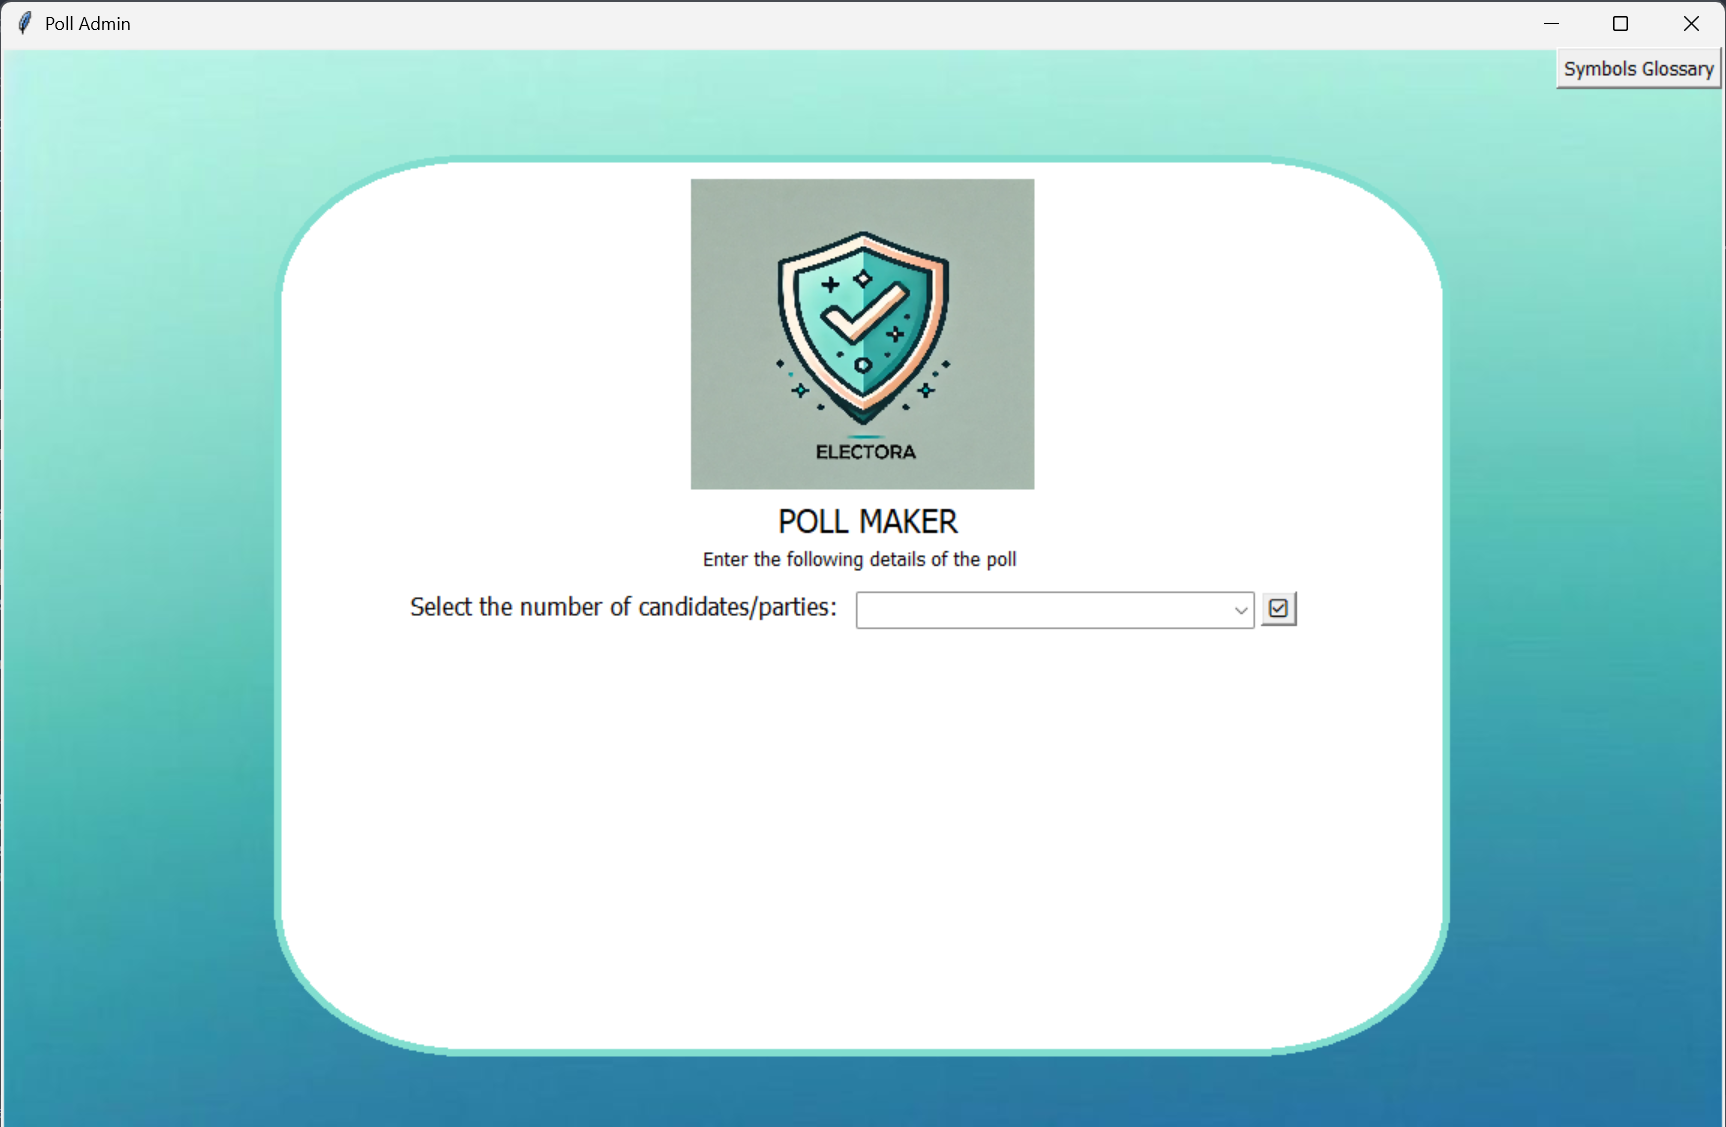

Generate this figure with Python:
from tkinter import *
from tkinter import messagebox
from tkinter import ttk
from tkinter import  Tk, Canvas
from PIL import Image, ImageTk
from tkinter import PhotoImage
import socket
import pickle
import os
import csv
from collections import Counter
import matplotlib.pyplot as plt
from matplotlib.backends.backend_tkagg import FigureCanvasTkAgg
import mysql.connector
import smtplib
from email.mime.multipart import MIMEMultipart
from email.mime.text import MIMEText
from email.mime.image import MIMEImage
import time
from datetime import date
import ssl
import threading

root = Tk()
root.geometry("1150x764")
root.title("Poll Admin")

no_of_candidates = StringVar()

images = ["♞ - KJP",
          "✪ - SAP",
          "✏ - PVP",
          "☎ - CCP",
          "❇ - PSP",
          "π - PPP",
          "ↂ - TFP",
          "≙ - ERM"]

image_vars = []
names = []

poll_time = "17:00"

def display_glossary():
  def remove():
    label.destroy()
    button.destroy()
    
  image = PhotoImage(file = "grid.png")
  
  label = Label(root, image = image, height = 190, width = 300)
  label.image = image
  label.place(x = 848, y = 30)

  button = Button(root, text = "⛝", command = remove, bg = "white")
  button.place(x = 1127, y = 30)

def end_poll(WINNER):
  if(WINNER is None or WINNER == [] or len(WINNER) == 0):
    message.showinfo("No winners","No winners have emerged from the poll. The poll administrator is advised to take appropriate steps to inform the voters accordingly.")
  else:
    if(len(WINNER) == 1):
      winner = WINNER[0]
    else:
      winner = WINNER

    text = f"""\
    This is to officially declare that {winner} has secured the highest number of votes and is hereby announced as the elected winner of the poll.
    We extend our sincere appreciation to all voters for their active participation and commitment to upholding democratic values.
    For records and verification, this result has been digitally signed and time-stamped by the Electoral Committee.
    © 2025 Electora Voting Authority. All rights reserved.
    """

    html = f"""
        <!DOCTYPE html>
        <html>
          <body style="margin: 0; padding: 0; font-family: Arial, sans-serif; background: none;">
            <div style="background-color: #ffffff; border-radius: 25px; width: 600px; margin: 40px auto; padding: 40px; box-shadow: 0 6px 25px rgba(0,0,0,0.15);">
              <div align="center" style="margin-bottom: 20px;">
                <img style="width: 150px; height: 150px; font-size: 150px" src="cid:LOGO" alt = "🛡️"/>
              </div>
              <div align="center" style="color: #0a3d62; font-size: 28px; font-weight: bold;">Electora Voting Authority</div>
              <div align="center" style="color: #34495e; font-size: 14px; margin-bottom: 20px;">Verified • Trusted • Safe</div>
              <hr style="border: none; height: 3px; background-color: #0a3d62; margin: 20px 0; border-radius: 5px;" />
              <div style="color: #2c3e50; font-size: 17px; line-height: 1.7;">
                <p>This is to officially declare that <strong>{winner}</strong> has secured the highest number of votes and is hereby announced as the elected winner of the poll.</p>
                <p style="color: #3498db; font-weight: bold;">We extend our sincere appreciation to all voters for their active participation and commitment to upholding democratic values.</p>
                <p style="color: #3498db; font-size: 15px; margin-top: 25px;">For records and verification, this result has been digitally signed and time-stamped by the Electoral Committee.</p>
                <p style="text-align: center; font-size: 12px; color: #555; margin-top: 30px; border-top: 1px solid #ccc; padding-top: 10px;">
                  © 2025 Electora Voting Authority. All rights reserved.
                </p>
              </div>
            </div>
          </body>
        </html>
        """
    
    def send_emails():
      connect = mysql.connector.connect(
        host = "localhost",
        user = "root",
        password = "<replace_with_your_sql_password>",
        database = "secure_vote_db"
      )

      if(connect.is_connected()):
        cursor = connect.cursor()
      
      cursor.execute("SELECT email FROM voters")
      emails = cursor.fetchall()
      print(emails)

      sender = "electora.securevote@gmail.com"
      subject = "Poll Results - "+str(date.today())
      smtp_server = "smtp.gmail.com"
      smtp_port = 587 
      password = "jhhe ehco wamv zqax"

      try:
        with smtplib.SMTP(smtp_server, smtp_port) as server:
          server.starttls()
          server.login(sender, password)

          for (receiver,) in emails:
            if "example.com" not in receiver:
              msg = MIMEMultipart("alternative")
              msg["From"] = sender
              msg["To"] = receiver
              msg["Subject"] = subject
              
              msg.attach(MIMEText(text, "plain"))
              msg.attach(MIMEText(html, "html"))

              with open('LOGO.png', 'rb') as img_file:
                img = MIMEImage(img_file.read())
                img.add_header('Content-ID', '<LOGO>')
                msg.attach(img)

              server.sendmail(sender, receiver, msg.as_string())
              
        root.after(0, lambda: messagebox.showinfo("✅","Results have been successfully sent via all Voter's Registered Emails"))
      except Exception as e:
        root.after(0, lambda: messagebox.showerror("Error", e))

    messagebox.showinfo("Sending","Sending the poll results to the Voters. This may take a moment.\n\nNote: Please do not close this window until you receive a confirmation message stating that all emails have been successfully sent. This process involves heavy network operations and may take some time. Temporary freezing or unresponsiveness is expected and does not indicate an error.")
    root.update() #Process any pending UI operations before sending emails
    threading.Thread(target = send_emails).start()

  try:
    server_host = "<replace_with_server_hostname>"
    server_port = <replace_with_server_port>

    client_socket = socket.socket(socket.AF_INET, socket.SOCK_STREAM)

    context = ssl.create_default_context()
    context.check_hostname = False
    context.verify_mode = ssl.CERT_NONE

    ssl_client_socket = context.wrap_socket(client_socket, server_hostname = server_host)
    ssl_client_socket.connect((server_host, server_port))
    message = {"poll_status":"ended"}
    ssl_client_socket.send(pickle.dumps(message))
    ssl_client_socket.close()
  except Exception as e:
    messagebox.showerror("Error sending Poll Status to Server",e)

def display_live_stats():
  global stats_window, canvas, anext

  stats_window = Toplevel(root)
  stats_window.title("Poll Live Stats")
  stats_window.geometry('1150x764')

  fig, ax = plt.subplots(figsize=(11, 6))
  canvas = FigureCanvasTkAgg(fig, master=stats_window)
  canvas.get_tk_widget().pack(pady=20)

  connect = mysql.connector.connect(
    host = "localhost",
    user = "root",
    password = "412356",
    database = "secure_vote_db"
  )

  if(connect.is_connected()):
    cursor = connect.cursor()
  
  cursor.execute("SELECT DISTINCT RIGHT(symbol, 3) from poll_info")
  all_parties = [row[0] for row in cursor.fetchall()]
  
  def refresh_graph():
        ax.clear()

        with open("vote_results.csv", "r") as file:
            reader = csv.reader(file)
            voted_parties = [row[0] for row in reader if row]

        # Count and draw updated stats
        vote_count = Counter(voted_parties) 
        
        votes = [vote_count.get(i, 0) for i in all_parties] 
        
        ax.bar(all_parties, votes, color="skyblue", width = 0.4)
        ax.set_xlabel("Party")
        ax.set_ylabel("Votes")
        ax.set_title("Live Election Vote Stats")
        ax.grid(axis='y', linestyle='--', alpha=0.7)

        canvas.draw()
        stats_window.after(2000, refresh_graph)

        if vote_count:
          max_votes = max(vote_count.values())
          winners = [name for name, count in vote_count.items() if count == max_votes]
        else:
          winners = []

        current_time = time.strftime("%H:%M")

        if(current_time < poll_time):
          cursor.close()
          connect.close()
          end_poll_button = Button(stats_window, text = "End Poll", font = ("Tahoma", 15), command = lambda: end_poll(winners))
          end_poll_button.place(x = 1060, y = 0)
        elif(current_time == poll_time):
          messagebox.showinfo("Time Up","The Poll has ended. Sending Results to Voters")
          end_poll(winners)
          stats_window.destroy()
        
  refresh_graph()
    
def send_to_server(poll_data):
  SERVER_HOSTNAME = "<replace_with_server_hostname>"
  SERVER_PORT = <replace_with_server_port>
  
  try:
    SERVER_IP = socket.gethostbyname(SERVER_HOSTNAME)
    client_socket = socket.socket(socket.AF_INET, socket.SOCK_STREAM)
    
    context = ssl.create_default_context()
    context.check_hostname = False
    context.verify_mode = ssl.CERT_NONE

    ssl_client_socket = context.wrap_socket(client_socket, server_hostname=SERVER_HOSTNAME)
    ssl_client_socket.connect((SERVER_IP, SERVER_PORT))

    data = pickle.dumps(poll_data)
    ssl_client_socket.sendall(data)
    ssl_client_socket.close()

    messagebox.showinfo("Success", "Poll submitted Successfully")
    
    current_time = time.strftime("%H:%M")
    if(current_time < poll_time):
      display_live_stats()
      root.withdraw()
    else:
      messagebox.showinfo("Time Exceeded","The live stats can only be viewed until 5:00pm IST\n\nNote: To retain poll information, please do not shut down or close the server. Doing so will result in the loss of all poll data.")
  except Exception as e:
    messagebox.showerror("Failed", f"Failed to connect to Server: {e}")

def submitpoll():
  for i in names:
    if(i == '' or i.get() == ''):
      messagebox.askretrycancel("Error","Please fill the all the fields to submit poll")
      break

  for i in image_vars:
    if(i == '' or i.get() == ''):
      messagebox.askretrycancel("Error","Please select symbol(s) to submit poll")
      break
  
  name_values = [i.get() for i in names]
  image_values = [i.get() for i in image_vars]
  
  if(len(set(name_values)) != len(name_values)):
    messagebox.askretrycancel("Name Error","Duplicate entries are not allowed. To retry, refresh the page")
    return
  
  if(len(set(image_values)) != len(image_values)):
    messagebox.askretrycancel("Symbol Error","Duplicate entries are not allowed. To retry, refresh the page")
    return

  poll_data = []

  for i in range(len(names)):
    if(names[i].get() == "" or image_vars[i].get() == ""):
      messagebox.askretrycancel("Error", "Please fill all fields to submit poll")
      return

    poll_data.append({"name": names[i].get(), "symbol": image_vars[i].get()})

  agreement = messagebox.askyesno("Terms and Conditions",
        "By using the Electora Secure Vote platform, the poll administrator agrees to adhere strictly to all ethical and legal guidelines governing fair voting practices. The administrator is solely responsible for:\n1. The integrity and security of the polls they create and manage.\n2. Ensuring that no unauthorized or malicious activity (e.g., tampering with votes, voter impersonation, or data misuse) that occurs under their supervision.\nIn the event of any detected or reported malicious activity, including but not limited to vote manipulation, unauthorized access, or violation of user privacy, the poll administrator shall be held fully accountable.\nElectora Secure Vote shall not be liable for any consequences resulting from the misuse of administrative privileges.\n\nClick Yes to accept the Terms and Conditions and proceed"
        )
  if agreement:
    send_to_server(poll_data)
  else:
    messagebox.showinfo("Declined", "You must accept the terms to proceed.")

def reset():
  messagebox.showinfo("Reset","Please wait while the page is reloaded")
  os.startfile("Poll2.py")
  root.destroy()


def display():
  global name_entry, combobox, submit_poll, refresh_button

  n_fetch = int(no_of_candidates.get())

  for i in range(n_fetch):
    Label(root, text = f"{i+1}. Name:", font = ("Tahoma", 11), bg = "white" ).place(x = 275, y = 395 + i * 30) 

    name_var = StringVar()
    name_entry = Entry(root, textvariable = name_var, font = ("Tahoma", 11), width = 25, bg = "white smoke").place(x = 355, y = 395 + i * 30)
    names.append(name_var)
    
    Label(root, text = "Symbol:", font = ("Tahoma", 11), bg = "white").place(x = 575, y = 395 + i * 30)

    image_var = StringVar()
    combobox = ttk.Combobox(root, textvariable = image_var, values = images, state = "readonly", width = 24, font = ("Calibri", 12))
    combobox.place(x = 655, y = 395 + i * 30)
    image_vars.append(image_var)

    y = 395 + i * 30

  submit_poll = Button(root, text = "Submit Poll", font = ("Tahoma", 12), command = submitpoll)
  submit_poll.place(x = 515, y = y + 40)

  reset_button = Button(root, text = " ↻ ", font = ("Calibri", 8), command = reset)
  reset_button.place(x = 868, y = 363)

canvas = Canvas(root, width=1150, height=764)
canvas.pack(fill = "both", expand = True)

image = Image.open("BACKGROUND-Poll2.png")
photo = ImageTk.PhotoImage(image)

canvas.create_image(0, 0, anchor = "nw", image=photo)

Label(root, text = "POLL MAKER", font = ("Tahoma", 16), bg = "white").place(x = 515, y = 300)
Label(root, text = "Enter the following details of the poll", font = ("Tahoma", 10), bg = "white").place(x = 465, y = 330)

Label(root, text = "Select the number of candidates/parties:", font = ("Tahoma", 12), bg = "white").place(x = 270, y = 360)
number = ttk.Combobox(root, width = 27, textvariable = no_of_candidates, font = ("Tahoma", 12))
number['values'] = ('2', '3', '4', '5', '6', '7')
number.place(x = 570, y = 363)
number.current()

select_button = Button(root, text = "✅", font = ("Calibri", 8), command = display).place(x = 840, y = 363)

symbols = Button(root, text = "Symbols Glossary", font = ("Tahoma", 10), command = display_glossary).place(x = 1037, y = 0)

root.mainloop()
